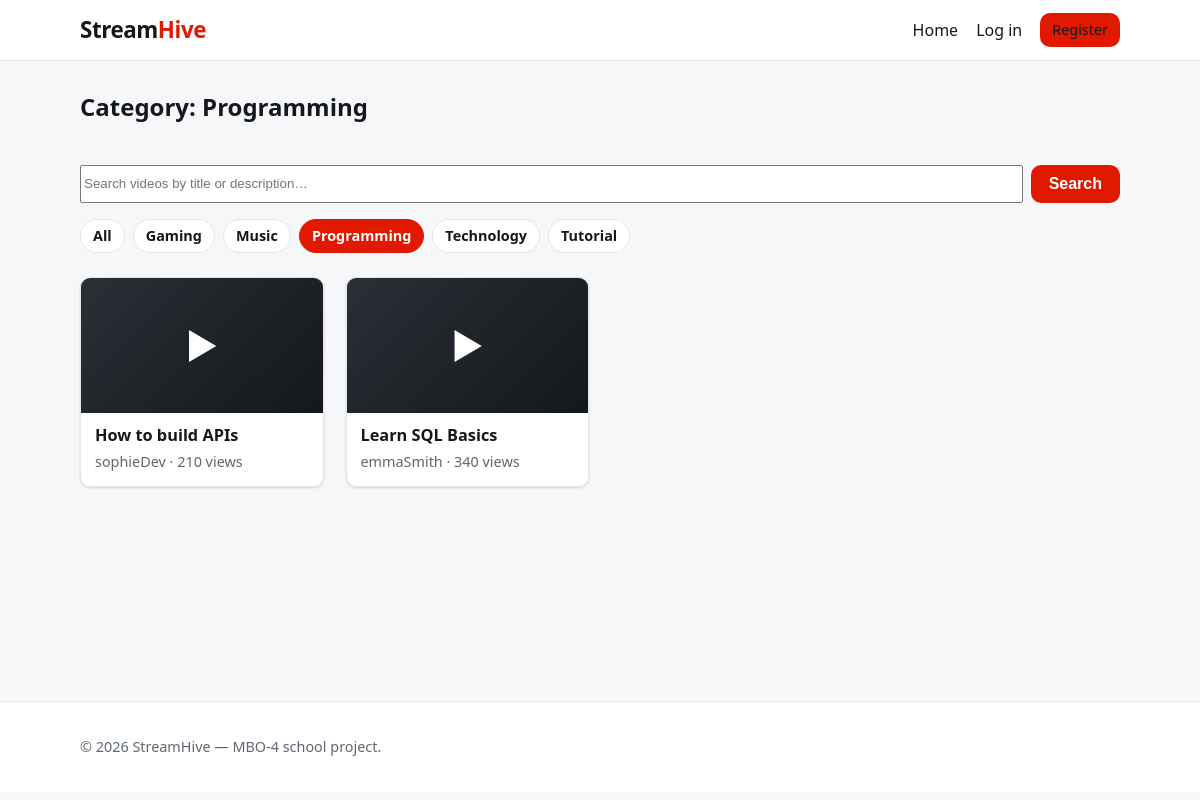
The app's page /?category=2 with its own data.
### tables this page shows
CREATE TABLE categories (
    id INT AUTO_INCREMENT PRIMARY KEY,
    name VARCHAR(50) NOT NULL
);

CREATE TABLE videos (
    id INT AUTO_INCREMENT PRIMARY KEY,
    user_id INT NOT NULL,
    title VARCHAR(255) NOT NULL,
    description TEXT,
    filename VARCHAR(255) NOT NULL,
    views INT DEFAULT 0,
    created_at DATETIME DEFAULT CURRENT_TIMESTAMP,

    FOREIGN KEY (user_id)
    REFERENCES users(id)
    ON DELETE CASCADE
);

CREATE TABLE users (
    id INT AUTO_INCREMENT PRIMARY KEY,
    email VARCHAR(50) NOT NULL UNIQUE,
    password VARCHAR(255) NOT NULL,
    role VARCHAR(50),
    created_at DATETIME DEFAULT CURRENT_TIMESTAMP,
    username VARCHAR(50)
);

### core/Controller.php (called while the page is built, shortened)
<?php
abstract class Controller
{
    protected function render(string $view, array $data = []): void
    {
        if (!isset($data['currentUser']))
        {
            $data['currentUser'] = $_SESSION['user'] ?? null;
        }
        extract($data, EXTR_SKIP);
        require dirname(__DIR__) . '/views/partials/header.php';
        require dirname(__DIR__) . '/views/' . $view . '.php';
        require dirname(__DIR__) . '/views/partials/footer.php';
    }
}

### app/controllers/VideoController.php (called while the page is built, shortened)
<?php
require_once dirname(__DIR__, 2) . '/core/Controller.php';
require_once dirname(__DIR__, 2) . '/app/services/VideoService.php';
class VideoController extends Controller
{
    private VideoService $videoService;
    public function __construct(
        ?VideoService $videoService = null,
        ?CommentService $commentService = null,
        ?LikeService $likeService = null,
        ?AuthService $authService = null
    ) {
        $this->videoService = $videoService ?? new VideoService();
    }
    public function index(): void
    {
        $search = isset($_GET['search']) ? (string) $_GET['search'] : '';
        $categoryId = isset($_GET['category']) ? (int) $_GET['category'] : null;
        $activeCategory = $categoryId !== null ? $this->videoService->getCategory($categoryId) : null;
        $this->render('videos/index', [
            'title'            => 'StreamHive — Videos',
            'videos'           => $this->videoService->getOverview($search, $categoryId),
            'categories'       => $this->videoService->getCategories(),
            'search'           => $search,
            'activeCategoryId' => $categoryId,
            'activeCategory'   => $activeCategory,
        ]);
    }
}

### public/index.php (called while the page is built, shortened)
<?php
require_once __DIR__ . '/../core/Router.php';
require_once __DIR__ . '/../app/controllers/VideoController.php';
$router = new Router();
$router->get('/', [VideoController::class, 'index']);
$router->get('/videos/upload', [VideoController::class, 'create']);
$router->post('/videos/upload', [VideoController::class, 'store']);
$router->get('/videos/show', [VideoController::class, 'show']);
$router->post('/videos/delete', [VideoController::class, 'delete']);
$router->post('/comments/store', [CommentController::class, 'store']);
$router->post('/comments/delete', [CommentController::class, 'delete']);
$router->post('/likes/video', [LikeController::class, 'toggleVideo']);
$router->post('/likes/comment', [LikeController::class, 'toggleComment']);
$router->get('/register', [AuthController::class, 'showRegister']);
$router->post('/register', [AuthController::class, 'register']);
$router->get('/login', [AuthController::class, 'showLogin']);
$router->post('/login', [AuthController::class, 'login']);
$router->get('/logout', [AuthController::class, 'logout']);
$router->get('/forgot', [AuthController::class, 'showForgotPassword']);
$router->post('/forgot', [AuthController::class, 'forgotPassword']);
$router->get('/reset', [AuthController::class, 'showReset']);
$router->post('/reset', [AuthController::class, 'resetPassword']);
$router->dispatch($_SERVER['REQUEST_METHOD'], $_SERVER['REQUEST_URI']);

### config/Config.php (called while the page is built, shortened)
<?php
class Config
{
    private static ?array $values = null;
    public static function get(string $key, ?string $default = null): ?string
    {
        return self::$values[$key] ?? $default;
    }
    private static function load(): void
    {
        self::$values = [];
        $path = dirname(__DIR__) . '/.env';
        if (!is_readable($path))
        {
            return;
        }
    }
}

### core/Database.php (called while the page is built, shortened)
<?php
require_once dirname(__DIR__) . '/config/Config.php';
class Database
{
    private static ?Database $instance = null;
    private PDO $connection;
    private function __construct()
    {
        $host = Config::get('DB_HOST', '127.0.0.1');
        $port = Config::get('DB_PORT', '3306');
        $name = Config::get('DB_NAME', '');
        $user = Config::get('DB_USER', '');
        $password = Config::get('DB_PASS', '');
        $dsn = "mysql:host={$host};port={$port};dbname={$name};charset=utf8mb4";
        $options = [
            PDO::ATTR_ERRMODE            => PDO::ERRMODE_EXCEPTION,
            PDO::ATTR_DEFAULT_FETCH_MODE => PDO::FETCH_ASSOC,
            PDO::ATTR_EMULATE_PREPARES   => false,
        ];
        $this->connection = new PDO($dsn, $user, $password, $options);
    }
    public static function getInstance(): Database
    {
        if (self::$instance === null)
        {
            self::$instance = new self();
        }
        return self::$instance;
    }
    public function query(string $sql, array $params = []): PDOStatement
    {
        $statement = $this->connection->prepare($sql);
        $statement->execute($params);
        return $statement;
    }
}

### app/services/VideoService.php (called while the page is built, shortened)
<?php
require_once dirname(__DIR__, 2) . '/app/services/CategoryService.php';
class VideoService
{
    private VideoModel $videoModel;
    private CategoryService $categoryService;
    public function __construct(?VideoModel $videoModel = null, ?CategoryService $categoryService = null)
    {
        $this->videoModel = $videoModel ?? new VideoModel();
        $this->categoryService = $categoryService ?? new CategoryService();
    }
    public function getOverview(?string $search, ?int $categoryId): array
    {
        if ($categoryId !== null && $categoryId > 0)
        {
            return $this->videoModel->findByCategory($categoryId);
        }
        return $this->videoModel->findAllWithUser();
    }
    public function getCategories(): array
    {
        return $this->categoryService->getAllCategories();
    }
    public function getCategory(int $id): ?array
    {
        return $this->categoryService->getCategory($id);
    }
}

### app/services/CategoryService.php (called while the page is built, shortened)
<?php
require_once dirname(__DIR__, 2) . '/app/models/CategoryModel.php';
class CategoryService
{
    private CategoryModel $categoryModel;
    public function __construct(?CategoryModel $categoryModel = null)
    {
        $this->categoryModel = $categoryModel ?? new CategoryModel();
    }
    public function getAllCategories(): array
    {
        return $this->categoryModel->findAll();
    }
    public function getCategory(int $id): ?array
    {
        return $this->categoryModel->findById($id);
    }
}

### app/models/CategoryModel.php (called while the page is built, shortened)
<?php
require_once dirname(__DIR__, 2) . '/core/Database.php';
class CategoryModel
{
    private Database $database;
    public function __construct(?Database $database = null)
    {
        $this->database = $database ?? Database::getInstance();
    }
    public function findAll(): array
    {
        $sql = 'SELECT id, name FROM categories ORDER BY name';
        return $this->database->query($sql)->fetchAll();
    }
    public function findById(int $id): ?array
    {
        $sql = 'SELECT id, name FROM categories WHERE id = :id';
        $category = $this->database->query($sql, ['id' => $id])->fetch();
        return $category === false ? null : $category;
    }
}

### app/models/VideoModel.php (called while the page is built, shortened)
<?php
require_once dirname(__DIR__, 2) . '/core/Database.php';
class VideoModel
{
    private Database $database;
    public function __construct(?Database $database = null)
    {
        $this->database = $database ?? Database::getInstance();
    }
    public function findByCategory(int $categoryId): array
    {
        $sql = 'SELECT videos.id, videos.title, videos.description, videos.filename,
                       videos.views, videos.created_at,
                       users.username AS uploader
                FROM videos
                INNER JOIN users ON users.id = videos.user_id
                INNER JOIN video_category ON video_category.video_id = videos.id
                WHERE video_category.category_id = :category_id
                ORDER BY videos.created_at DESC, videos.id DESC';
        return $this->database->query($sql, ['category_id' => $categoryId])->fetchAll();
    }
}

### views/videos/index.php (the view, shortened to what this page needs)
<section>
    <div class="page-head">
        <h2>
            <?php if (!empty($activeCategory)): ?>
                Category: <?= htmlspecialchars($activeCategory['name']) ?>
            <?php elseif ($search !== ''): ?>
                Search results for &ldquo;<?= htmlspecialchars($search) ?>&rdquo;
            <?php else: ?>
                Videos
            <?php endif; ?>
        </h2>
    </div>
    <form method="get" action="/" class="search-bar">
        <input type="search" name="search" value="<?= htmlspecialchars($search) ?>"
               placeholder="Search videos by title or description&hellip;">
        <button type="submit">Search</button>
    </form>
    <?php if (!empty($categories)): ?>
        <ul class="category-filter">
            <li>
                <a href="/" class="<?= ($activeCategoryId === null && $search === '') ? 'active' : '' ?>">All</a>
            </li>
            <?php foreach ($categories as $category): ?>
                <li>
                    <a href="/?category=<?= (int) $category['id'] ?>"
                       class="<?= $activeCategoryId === (int) $category['id'] ? 'active' : '' ?>">
                        <?= htmlspecialchars($category['name']) ?>
                    </a>
                </li>
            <?php endforeach; ?>
        </ul>
    <?php endif; ?>
    <?php if (empty($videos)): ?>
        <p class="empty">No videos found.</p>
    <?php else: ?>
        <ul class="video-grid">
            <?php foreach ($videos as $video): ?>
                <li class="video-card">
                    <a href="/videos/show?id=<?= (int) $video['id'] ?>">
                        <span class="thumb" aria-hidden="true">&#9654;</span>
                        <h3><?= htmlspecialchars($video['title']) ?></h3>
                    </a>
                    <p class="meta">
                        <?= htmlspecialchars($video['uploader']) ?>
                        &middot; <?= (int) $video['views'] ?> views
                    </p>
                </li>
            <?php endforeach; ?>
        </ul>
    <?php endif; ?>
</section>

### core/Router.php (shortened to what this page needs)
<?php
class Router
{
    private array $routes = [];
    public function add(string $method, string $path, callable|array $handler): void
    {
        $this->routes[] = [
            'method'  => strtoupper($method),
            'path'    => $path,
            'handler' => $handler,
        ];
    }
    public function dispatch(string $method, string $uri): void
    {
        $method = strtoupper($method);
        $path = $this->normalisePath($uri);
        foreach ($this->routes as $route)
        {
            if ($route['method'] === $method && $route['path'] === $path)
            {
                $this->invoke($route['handler']);
                return;
            }
        }
    }
    private function normalisePath(string $uri): string
    {
        $path = parse_url($uri, PHP_URL_PATH);
        $path = rtrim($path, '/');
        return $path === '' ? '/' : $path;
    }
    private function invoke(callable|array $handler): void
    {
        if (is_array($handler))
        {
            [$class, $method] = $handler;
            $controller = new $class();
            $controller->$method();
            return;
        }
    }
}

### public/css/style.css (style rules this page uses)
:root { --bg: #f6f7f9; --surface: #ffffff; --border: #e3e6ea; --text: #14181c; --muted: #5d6873; --accent: #e11900; --accent-dark: #b31400; --danger: #c0322b; --radius: 10px; --shadow: 0 1px 3px rgba(20, 24, 28, 0.08), 0 1px 2px rgba(20, 24, 28, 0.06); --max-width: 1080px; }
* { box-sizing: border-box; }
body { margin: 0; font-family: system-ui, -apple-system, "Segoe UI", Roboto, Helvetica, Arial, sans-serif; color: var(--text); background: var(--bg); line-height: 1.5; }
a { color: var(--accent); text-decoration: none; }
h2 { margin-top: 0; }
.page-head { display: flex; align-items: center; justify-content: space-between; gap: 16px; margin-bottom: 20px; }
.button, button { display: inline-block; background: var(--accent); color: #fff; border: none; border-radius: var(--radius); padding: 10px 18px; font-size: 1rem; font-weight: 600; cursor: pointer; }
.video-grid { list-style: none; margin: 0; padding: 0; display: grid; grid-template-columns: repeat(auto-fill, minmax(220px, 1fr)); gap: 22px; }
.video-card { background: var(--surface); border: 1px solid var(--border); border-radius: var(--radius); overflow: hidden; box-shadow: var(--shadow); transition: transform 0.08s ease, box-shadow 0.08s ease; }
.video-card a { color: var(--text); display: block; }
.video-card .thumb { display: flex; align-items: center; justify-content: center; aspect-ratio: 16 / 9; background: linear-gradient(135deg, #2b2f36, #14181c); color: #fff; font-size: 2.2rem; }
.video-card h3 { margin: 0; padding: 12px 14px 4px; font-size: 1.02rem; line-height: 1.3; }
.video-card .meta { margin: 0; padding: 0 14px 14px; }
.meta { color: var(--muted); font-size: 0.9rem; }
form { max-width: 460px; }
.search-bar { display: flex; gap: 8px; max-width: none; margin-bottom: 16px; }
.search-bar input { margin-top: 0; flex: 1; }
.search-bar button { flex-shrink: 0; }
.category-filter { list-style: none; display: flex; flex-wrap: wrap; gap: 8px; margin: 0 0 24px; padding: 0; }
.category-filter a { display: inline-block; padding: 5px 12px; border: 1px solid var(--border); border-radius: 999px; background: var(--surface); color: var(--text); font-size: 0.9rem; font-weight: 600; }
.category-filter a.active { background: var(--accent); border-color: var(--accent); color: #fff; }

### records on screen
categories: name "Programming"
categories: name "Gaming"
categories: name "Music"
categories: name "Technology"
categories: name "Tutorial"
videos: title "How to build APIs", user.username "sophieDev", views "210"
videos: title "Learn SQL Basics", user.username "emmaSmith", views "340"
